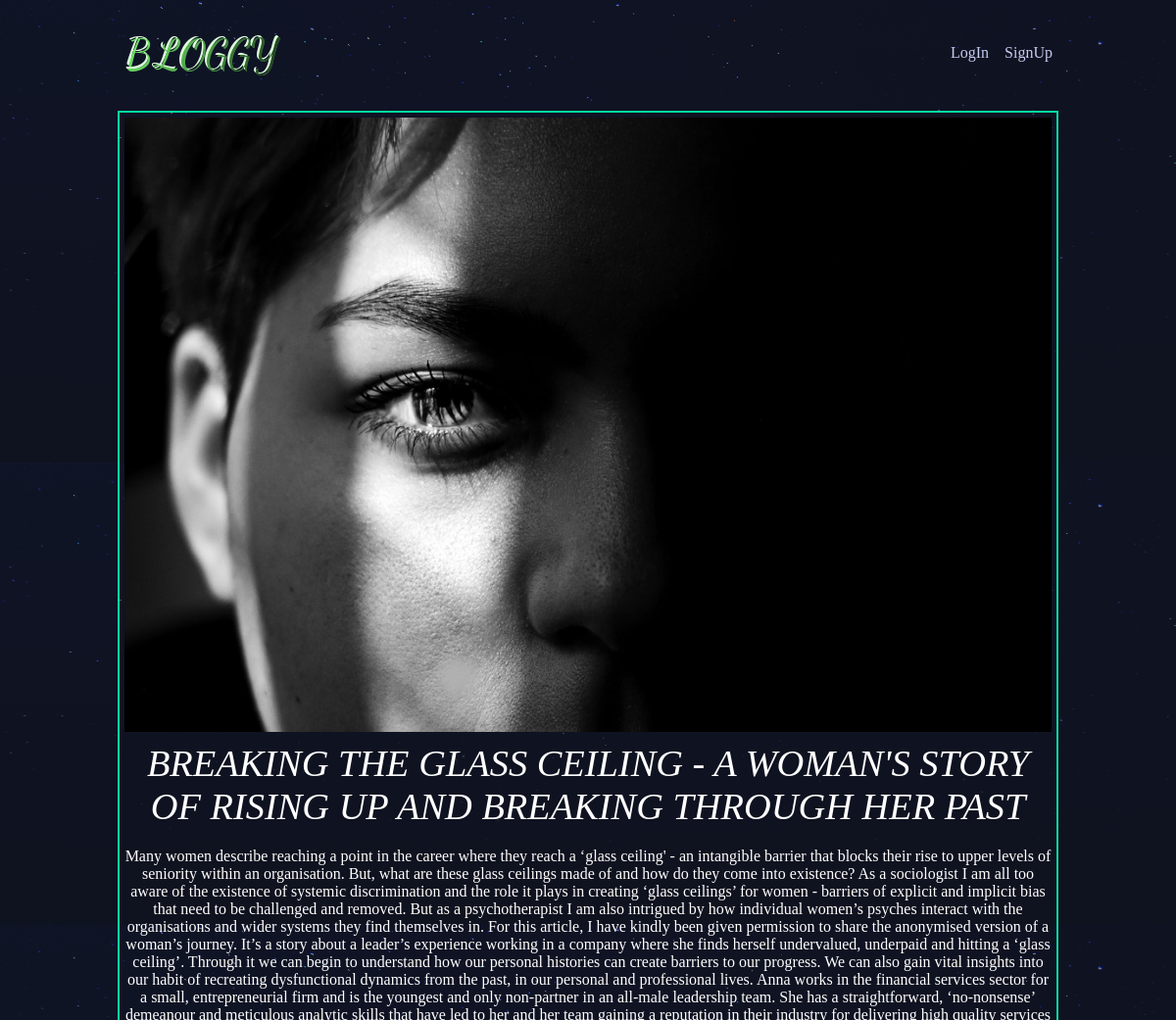
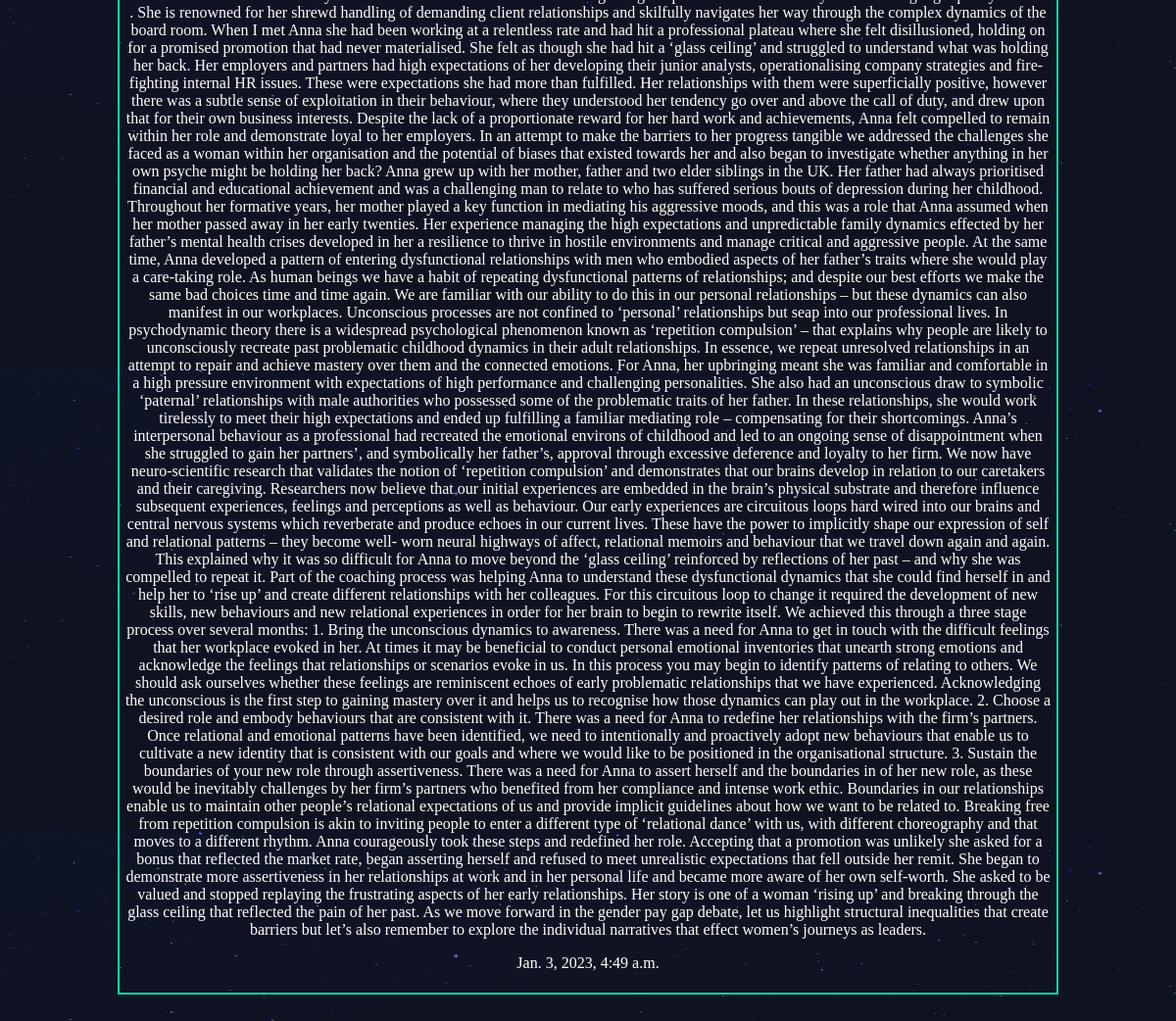
Screenshot of /articles/breaking-the-glass-ceiling-a-woman/ with the database file from the repository (2 pictures, top to bottom).
### articles/models.py (models this page shows, shortened)
class Article(models.Model):
    title = models.CharField(max_length=100)
    slug = models.SlugField()
    body = models.TextField()
    date = models.DateTimeField(auto_now_add=True)
    thumb_pic=models.ImageField(blank=True,default="moon.jpeg")
    author=models.ForeignKey(User,default=None,on_delete=models.CASCADE)  # foreign ey added .. after importing the user models from authentication.models

### articles/views.py (the view)
# urls.py: url(r'^(?P<slug>[\w-]+)/$', views.article_detail, name="detail"),
def article_detail(request, slug):
    deets=Article.objects.get(slug=slug)
    return render(request, 'articles/article_detailed.html',{'slug_art':deets})

### articles/templates/articles/article_detailed.html
{% extends 'base_layout.html' %}
{% block content %}
<div class="article-detail">
<div class="article">
    <img src="{{ slug_art.thumb_pic.url }}" alt=""/>
    <h1 style="font-style: italic;">{{slug_art.title}}</h1>
    <p>{{slug_art.body}}</p>
    <p>{{slug_art.date}}</p>
</div>
</div>
{% endblock %}

### assets/styles.css (style rules this page uses)
body { background-color: #0f121f; background-image: url(/static/stars.png); background-repeat-y: no-repeat; color: #fff; }
body * { font-family: Ubuntu; }
h1, h2, h3, h4, h5 { font-weight: normal; margin: 0; }
div.wrapper h1 { text-align: center; font-size: 2.4em; margin: 1px auto auto; margin-bottom: 70px; }
.article-detail .article { border: solid 2px #00dba0; padding: 5px; }
.article-detail .article img { max-width: 100%; display: block; margin: 0 auto; }
.article-detail .article p { text-align: center; }
.article-detail .article h1 { text-align: center; text-transform: uppercase; margin-top: 10px; margin-bottom: 20px; }

### rows the page displays
Article: thumb_pic (picture), title "BREAKING THE GLASS CEILING - A WOMAN'S STORY OF RISING UP AND BREAKING THROUGH HER PAST", body "Many women describe reaching a point in the career where they reach a ‘glass ceiling' - an intangible barrier that blocks their rise to upper levels of seniority within an organisation. But, what are these glass ceilings made of and how do they come into existence? As a sociologist I am all too aware of the existence of systemic discrimination and the role it plays in creating ‘glass ceilings’ for women - barriers of explicit and implicit bias that need to be challenged and removed. But as a psychotherapist I am also intrigued by how individual women’s psyches interact with the organisations and wider systems they find themselves in. For this article, I have kindly been given permission to…", date "Jan. 3, 2023, 4:49 a.m."
